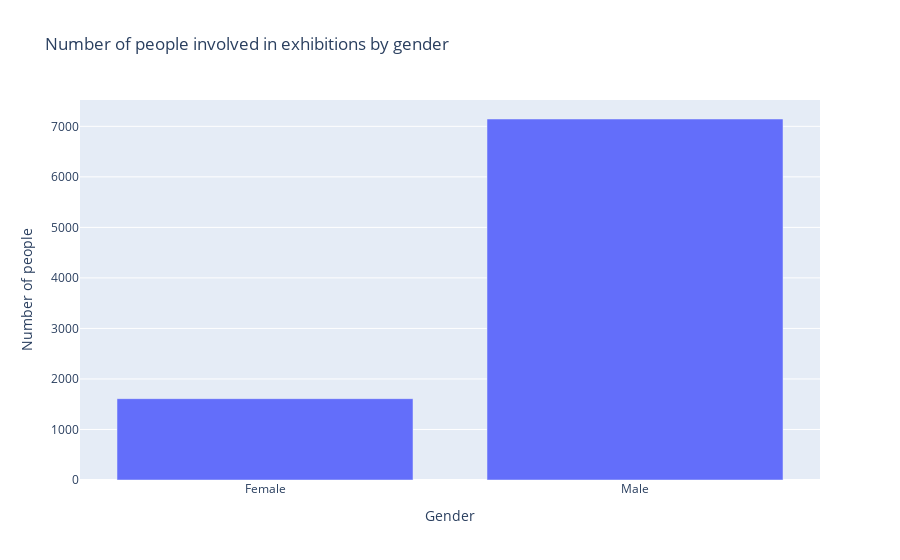

The cell this chart's notebook holds for it:
### Markdown cell above
# Gender

### Code cell
with open(os.path.join(output_person_dir, persons_all_file), 'r') as json_file:
    
    number_dict = {}

    data = json.load(json_file)
    for person in data.get("persons"):

        if "nationality" in person:
            gender = person.get("nationality")

            if gender not in ["Male", "Female"]:
                continue
           
            if gender in number_dict:
                number_dict[gender] += 1
            else:
                number_dict[gender] = 1
        
    number_dict = dict(sorted(number_dict.items(), key=lambda item: item[1]))

    # sort by number
    
   # print(number_dict)

x_values = number_dict.keys()
y_values = number_dict.values()

fig = px.bar(x=x_values, y=y_values, 
labels={"x": "Gender", "y": "Number of people"},
title="Number of people involved in exhibitions by gender"
)
fig.show()

### Figure 1 — Plotly figure (JSON) as saved in the notebook; plotly's stock layout.template omitted (floating-point values rounded to 4 significant figures)
{"data": [{"alignmentgroup": "True", "hovertemplate": "Gender=%{x}<br>Number of people=%{y}<extra></extra>", "legendgroup": "", "marker": {"color": "#636efa", "pattern": {"shape": ""}}, "name": "", "offsetgroup": "", "orientation": "v", "showlegend": false, "textposition": "auto", "type": "bar", "x": ["Female", "Male"], "xaxis": "x", "y": [1610, 7145], "yaxis": "y"}], "layout": {"barmode": "relative", "legend": {"tracegroupgap": 0}, "title": {"text": "Number of people involved in exhibitions by gender"}, "xaxis": {"anchor": "y", "domain": [0, 1], "title": {"text": "Gender"}}, "yaxis": {"anchor": "x", "domain": [0, 1], "title": {"text": "Number of people"}}}}
